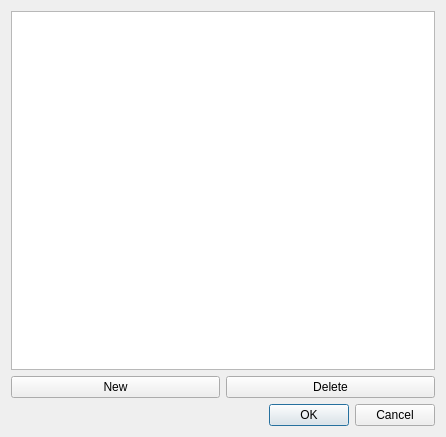
<?xml version="1.0" encoding="UTF-8"?>
<ui version="4.0">
 <class>Dialog</class>
 <widget class="QDialog" name="Dialog">
  <property name="geometry">
   <rect>
    <x>0</x>
    <y>0</y>
    <width>446</width>
    <height>437</height>
   </rect>
  </property>
  <property name="windowTitle">
   <string>Dialog</string>
  </property>
  <layout class="QGridLayout" name="gridLayout">
   <item row="0" column="0" colspan="2">
    <widget class="QListView" name="listView"/>
   </item>
   <item row="1" column="0">
    <widget class="QPushButton" name="newBttn">
     <property name="text">
      <string>New</string>
     </property>
    </widget>
   </item>
   <item row="1" column="1">
    <widget class="QPushButton" name="Deletebttn">
     <property name="text">
      <string>Delete</string>
     </property>
    </widget>
   </item>
   <item row="2" column="0" colspan="2">
    <widget class="QDialogButtonBox" name="buttonBox">
     <property name="orientation">
      <enum>Qt::Horizontal</enum>
     </property>
     <property name="standardButtons">
      <set>QDialogButtonBox::Cancel|QDialogButtonBox::Ok</set>
     </property>
    </widget>
   </item>
  </layout>
 </widget>
 <resources/>
 <connections>
  <connection>
   <sender>buttonBox</sender>
   <signal>accepted()</signal>
   <receiver>Dialog</receiver>
   <slot>accept()</slot>
   <hints>
    <hint type="sourcelabel">
     <x>248</x>
     <y>254</y>
    </hint>
    <hint type="destinationlabel">
     <x>157</x>
     <y>274</y>
    </hint>
   </hints>
  </connection>
  <connection>
   <sender>buttonBox</sender>
   <signal>rejected()</signal>
   <receiver>Dialog</receiver>
   <slot>reject()</slot>
   <hints>
    <hint type="sourcelabel">
     <x>316</x>
     <y>260</y>
    </hint>
    <hint type="destinationlabel">
     <x>286</x>
     <y>274</y>
    </hint>
   </hints>
  </connection>
 </connections>
</ui>
